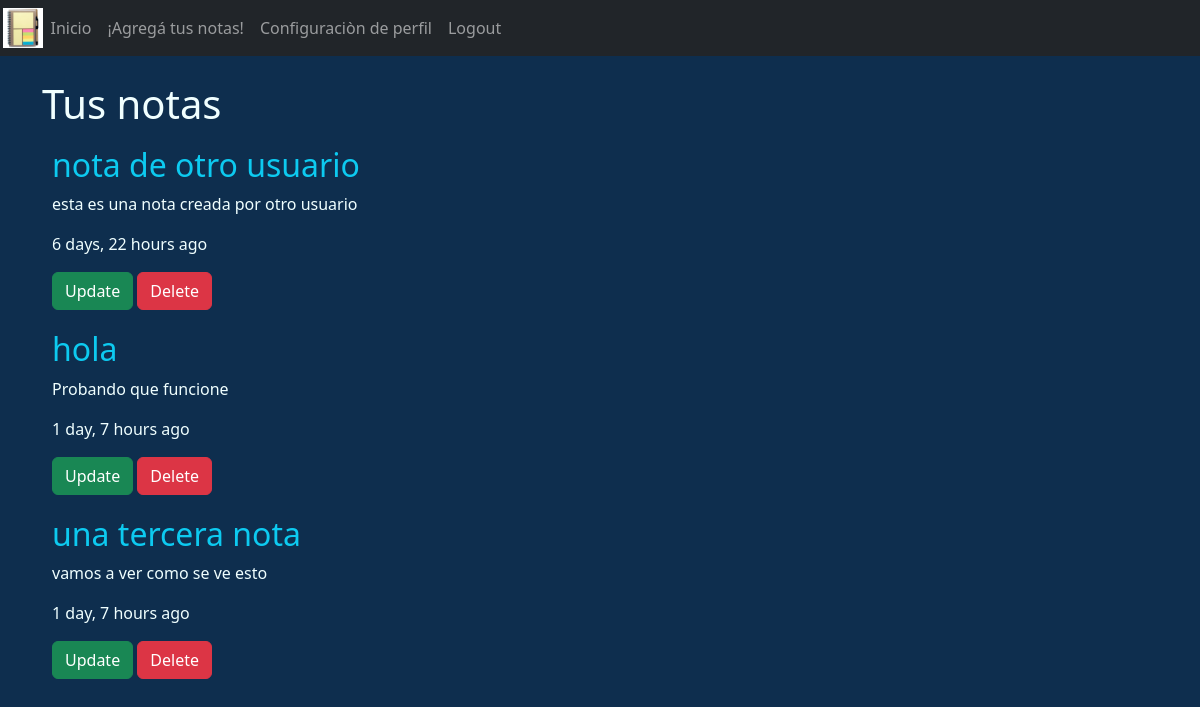
Screenshot of /notas/ (signed in) with the database file from the repository.
### AppNotas/models.py (models this page shows, shortened)
class Nota(models.Model):
    titulo = models.CharField(max_length = 200)
    cuerpo = models.CharField(max_length = 500)
    autor = models.ForeignKey(User, on_delete=models.CASCADE)
    etiqueta = models.ForeignKey(Etiqueta, on_delete=models.CASCADE, null=True)
    fecha_creacion = models.DateTimeField(auto_now_add=True)
    fecha_actualizada = models.DateTimeField(auto_now=True)
    class Meta:
        ordering = ['fecha_actualizada']

### AppNotas/views.py (the view)
# urls.py: path('notas/', inicio_nota, name = 'Notas'),
@login_required
def inicio_nota(request):
    usuario=request.user.id
    notas = Nota.objects.filter(autor=usuario)
    return render(request, 'notas_inicio.html',{'notas': notas})

### AppNotas/templates/notas_inicio.html
{% extends 'base.html' %}
{% load humanize %}
{% block body %}
{% if notas %}
<div class="container">
    <br>
    <h1 style="color:azure">Tus notas</h1>
    <div class="notes">
        {% for nota in notas %}
        <div class="note">
            <h2 class="text-info">{{nota.titulo}}</h2>
            <p style="color:azure">{{nota.cuerpo}}</p>
            <p style="color: azure;">{{nota.fecha_actualizada|naturaltime}}</p>
            <div class="options">
                <a href="{% url 'Editado-Notas' nota.id %}" class="btn btn-success">Update</a>
                <a href="{% url 'Borrar-Notas' nota.id %}" class="btn btn-danger">Delete</a>
            </div>
        </div>
        {% endfor %}
    </div>
</div>
{% else %}
<div class="container">
    <h1 style="color:azure;">Todavia no tienes notas creadas...</h1>
    <br>
    <a class="btn btn-dark btn-lg starting-btn" href="{% url 'Agregado-Notas' %}">Empecemos</a>
</div>
{% endif %}
{% endblock body %}

### AppInicio/static/css/notas.css (style rules this page uses)
.note { padding: 10px; }

### rows the page displays
Nota: titulo "nota de otro usuario", cuerpo "esta es una nota creada por otro usuario", fecha_actualizada "6 days, 22 hours ago"
Nota: titulo "hola", cuerpo "Probando que funcione", fecha_actualizada "1 day, 7 hours ago"
Nota: titulo "una tercera nota", cuerpo "vamos a ver como se ve esto", fecha_actualizada "1 day, 7 hours ago"
